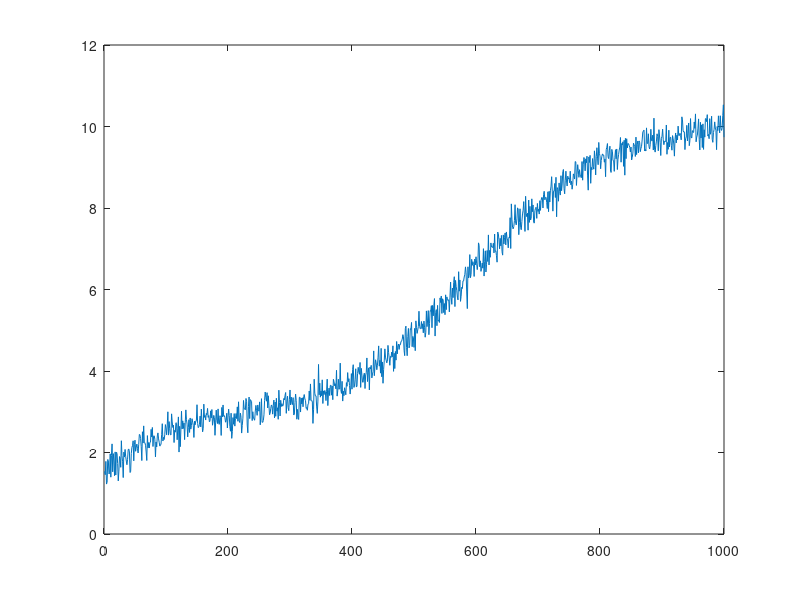

The MATLAB script that drew this image:

out_x = 'test_features.json';
out_y = 'test_prices.json';

N = 1000;
D = 7;

X = zeros(N,D);

X(:,1) = linspace(1,10,N);
X(:,2) = linspace(1,4,N) .^3;
X(:,3) = sin(linspace(1,10,N));
X(:,4) = sin(linspace(1,2,N));
X(:,5) = rand(N, 1);
X(:,6) = randn(N,1);
X(:,7) = [1:N];

Y = zeros(1,N);

for i = 1:N
   Y(i) = X(i,1) + 0.01 * X(i,2) + 2 * 0.4*X(i,3) - 0.2 * X(i,4) + 0.01*X(i,5) + 0.2*X(i,6) + 0.1 * randn(); 
end

plot(Y);
file = fopen(out_x, 'w');
for i = 1 : N
    fprintf(file, '%i \t{', i);    
    for d = 1:D
        
        fprintf(file, '%i : %f', d, X(i,d));
        if d ~= D
            fprintf(file, ',');
        end
    end
    fprintf(file, '}\n');
end

fclose(file);

file = fopen(out_y, 'w');
for i = 1:N
    fprintf(file, '%f\n', Y(i));
end

fclose(file);